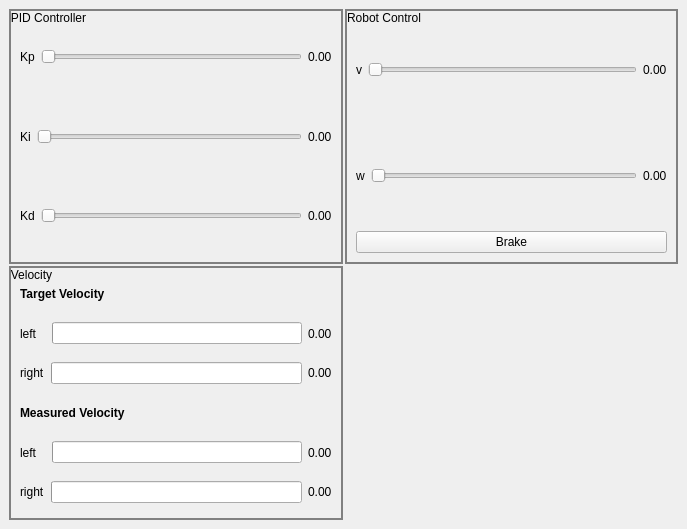
<?xml version="1.0" encoding="UTF-8"?>
<ui version="4.0">
 <class>PIDControlWindow</class>
 <widget class="QMainWindow" name="PIDControlWindow">
  <property name="geometry">
   <rect>
    <x>0</x>
    <y>0</y>
    <width>687</width>
    <height>529</height>
   </rect>
  </property>
  <property name="windowTitle">
   <string>PIDControl</string>
  </property>
  <property name="styleSheet">
   <string notr="true">QGroupBox { 
     border: 2px solid gray; 
 }

QGroupBox::title { 
    background-color: transparent;
}</string>
  </property>
  <property name="locale">
   <locale language="English" country="Australia"/>
  </property>
  <widget class="QWidget" name="centralwidget">
   <layout class="QHBoxLayout">
    <item>
     <layout class="QGridLayout" name="gridLayout_2" columnminimumwidth="0,0">
      <property name="spacing">
       <number>2</number>
      </property>
      <item row="2" column="0">
       <widget class="QGroupBox" name="VelocityGroupBox">
        <property name="title">
         <string>Velocity</string>
        </property>
        <layout class="QVBoxLayout" name="verticalLayout_5">
         <item>
          <layout class="QHBoxLayout" name="horizontalLayout_9">
           <item>
            <widget class="QLabel" name="TargetVelLabel">
             <property name="font">
              <font>
               <weight>75</weight>
               <bold>true</bold>
              </font>
             </property>
             <property name="text">
              <string>Target Velocity</string>
             </property>
            </widget>
           </item>
          </layout>
         </item>
         <item>
          <layout class="QHBoxLayout" name="horizontalLayout_11">
           <item>
            <widget class="QLabel" name="LeftTargetLabel">
             <property name="text">
              <string>left   </string>
             </property>
            </widget>
           </item>
           <item>
            <widget class="QProgressBar" name="LeftTargetProgressBar">
             <property name="value">
              <number>0</number>
             </property>
             <property name="textVisible">
              <bool>false</bool>
             </property>
            </widget>
           </item>
           <item>
            <widget class="QLabel" name="LeftTargetValueLabel">
             <property name="text">
              <string>0.00</string>
             </property>
            </widget>
           </item>
          </layout>
         </item>
         <item>
          <layout class="QHBoxLayout" name="horizontalLayout_7">
           <item>
            <widget class="QLabel" name="RightTargetLabel">
             <property name="text">
              <string>right</string>
             </property>
            </widget>
           </item>
           <item>
            <widget class="QProgressBar" name="RightTargetProgressBar">
             <property name="value">
              <number>0</number>
             </property>
             <property name="textVisible">
              <bool>false</bool>
             </property>
            </widget>
           </item>
           <item>
            <widget class="QLabel" name="RightTargetValueLabel">
             <property name="text">
              <string>0.00</string>
             </property>
            </widget>
           </item>
          </layout>
         </item>
         <item>
          <layout class="QHBoxLayout" name="horizontalLayout_10">
           <item>
            <widget class="QLabel" name="MeassuredVelLabel">
             <property name="font">
              <font>
               <weight>75</weight>
               <bold>true</bold>
              </font>
             </property>
             <property name="text">
              <string>Measured Velocity</string>
             </property>
            </widget>
           </item>
          </layout>
         </item>
         <item>
          <layout class="QHBoxLayout" name="horizontalLayout_12">
           <item>
            <widget class="QLabel" name="LeftMeasuredLabel">
             <property name="text">
              <string>left   </string>
             </property>
            </widget>
           </item>
           <item>
            <widget class="QProgressBar" name="LeftMeasuredProgressBar">
             <property name="value">
              <number>0</number>
             </property>
             <property name="textVisible">
              <bool>false</bool>
             </property>
            </widget>
           </item>
           <item>
            <widget class="QLabel" name="LeftMeasuredValueLabel">
             <property name="text">
              <string>0.00</string>
             </property>
            </widget>
           </item>
          </layout>
         </item>
         <item>
          <layout class="QHBoxLayout" name="horizontalLayout_8">
           <item>
            <widget class="QLabel" name="RightMeassuredLabel">
             <property name="text">
              <string>right</string>
             </property>
            </widget>
           </item>
           <item>
            <widget class="QProgressBar" name="RightMeasuredProgressBar">
             <property name="value">
              <number>0</number>
             </property>
             <property name="textVisible">
              <bool>false</bool>
             </property>
            </widget>
           </item>
           <item>
            <widget class="QLabel" name="RightMeasuredValueLabel">
             <property name="text">
              <string>0.00</string>
             </property>
            </widget>
           </item>
          </layout>
         </item>
        </layout>
       </widget>
      </item>
      <item row="0" column="0">
       <widget class="QGroupBox" name="PIDGroupBox">
        <property name="title">
         <string>PID Controller</string>
        </property>
        <layout class="QVBoxLayout" name="verticalLayout_2">
         <item>
          <layout class="QHBoxLayout" name="horizontalLayout">
           <item>
            <widget class="QLabel" name="KPLabel">
             <property name="text">
              <string>Kp</string>
             </property>
            </widget>
           </item>
           <item>
            <widget class="QSlider" name="KPSlider">
             <property name="orientation">
              <enum>Qt::Horizontal</enum>
             </property>
            </widget>
           </item>
           <item>
            <widget class="QLabel" name="KPValueLabel">
             <property name="text">
              <string>0.00</string>
             </property>
            </widget>
           </item>
          </layout>
         </item>
         <item>
          <layout class="QHBoxLayout" name="horizontalLayout_3">
           <item>
            <widget class="QLabel" name="KILabel">
             <property name="text">
              <string>Ki</string>
             </property>
            </widget>
           </item>
           <item>
            <widget class="QSlider" name="KISlider">
             <property name="orientation">
              <enum>Qt::Horizontal</enum>
             </property>
            </widget>
           </item>
           <item>
            <widget class="QLabel" name="KIValueLabel">
             <property name="text">
              <string>0.00</string>
             </property>
            </widget>
           </item>
          </layout>
         </item>
         <item>
          <layout class="QHBoxLayout" name="horizontalLayout_2">
           <item>
            <widget class="QLabel" name="KDLabel">
             <property name="text">
              <string>Kd</string>
             </property>
            </widget>
           </item>
           <item>
            <widget class="QSlider" name="KDSlider">
             <property name="orientation">
              <enum>Qt::Horizontal</enum>
             </property>
            </widget>
           </item>
           <item>
            <widget class="QLabel" name="KDValueLabel">
             <property name="text">
              <string>0.00</string>
             </property>
            </widget>
           </item>
          </layout>
         </item>
        </layout>
       </widget>
      </item>
      <item row="0" column="1">
       <widget class="QGroupBox" name="RobotControlGroupBox">
        <property name="title">
         <string>Robot Control</string>
        </property>
        <layout class="QVBoxLayout" name="verticalLayout_4">
         <item>
          <layout class="QHBoxLayout" name="horizontalLayout_4">
           <item>
            <widget class="QLabel" name="VelLabel">
             <property name="text">
              <string>v</string>
             </property>
            </widget>
           </item>
           <item>
            <widget class="QSlider" name="VelSlider">
             <property name="orientation">
              <enum>Qt::Horizontal</enum>
             </property>
            </widget>
           </item>
           <item>
            <widget class="QLabel" name="VelValueLabel">
             <property name="text">
              <string>0.00</string>
             </property>
            </widget>
           </item>
          </layout>
         </item>
         <item>
          <layout class="QHBoxLayout" name="horizontalLayout_6">
           <item>
            <widget class="QLabel" name="AngLabel">
             <property name="text">
              <string>w</string>
             </property>
            </widget>
           </item>
           <item>
            <widget class="QSlider" name="AngSlider">
             <property name="maximum">
              <number>99</number>
             </property>
             <property name="orientation">
              <enum>Qt::Horizontal</enum>
             </property>
            </widget>
           </item>
           <item>
            <widget class="QLabel" name="AngValueLabel">
             <property name="text">
              <string>0.00</string>
             </property>
            </widget>
           </item>
          </layout>
         </item>
         <item>
          <layout class="QHBoxLayout" name="horizontalLayout_5">
           <item>
            <widget class="QPushButton" name="BrakeButton">
             <property name="text">
              <string>Brake</string>
             </property>
            </widget>
           </item>
          </layout>
         </item>
        </layout>
       </widget>
      </item>
      <item row="2" column="1">
       <layout class="QVBoxLayout" name="verticalLayout">
        <item>
         <widget class="QwtPlot" name="MeasureLeftPlot"/>
        </item>
        <item>
         <widget class="QwtPlot" name="MeasureRightPlot"/>
        </item>
       </layout>
      </item>
     </layout>
    </item>
   </layout>
  </widget>
  <action name="action_Quit">
   <property name="text">
    <string>&amp;Quit</string>
   </property>
   <property name="shortcut">
    <string>Ctrl+Q</string>
   </property>
   <property name="shortcutContext">
    <enum>Qt::ApplicationShortcut</enum>
   </property>
  </action>
  <action name="action_Preferences">
   <property name="text">
    <string>&amp;Preferences</string>
   </property>
  </action>
  <action name="actionAbout">
   <property name="text">
    <string>&amp;About</string>
   </property>
  </action>
  <action name="actionAbout_Qt">
   <property name="text">
    <string>About &amp;Qt</string>
   </property>
  </action>
 </widget>
 <customwidgets>
  <customwidget>
   <class>QwtPlot</class>
   <extends>QFrame</extends>
   <header>qwt_plot.h</header>
  </customwidget>
 </customwidgets>
 <resources/>
 <connections>
  <connection>
   <sender>action_Quit</sender>
   <signal>triggered()</signal>
   <receiver>PIDControlWindow</receiver>
   <slot>close()</slot>
   <hints>
    <hint type="sourcelabel">
     <x>-1</x>
     <y>-1</y>
    </hint>
    <hint type="destinationlabel">
     <x>399</x>
     <y>299</y>
    </hint>
   </hints>
  </connection>
 </connections>
</ui>
